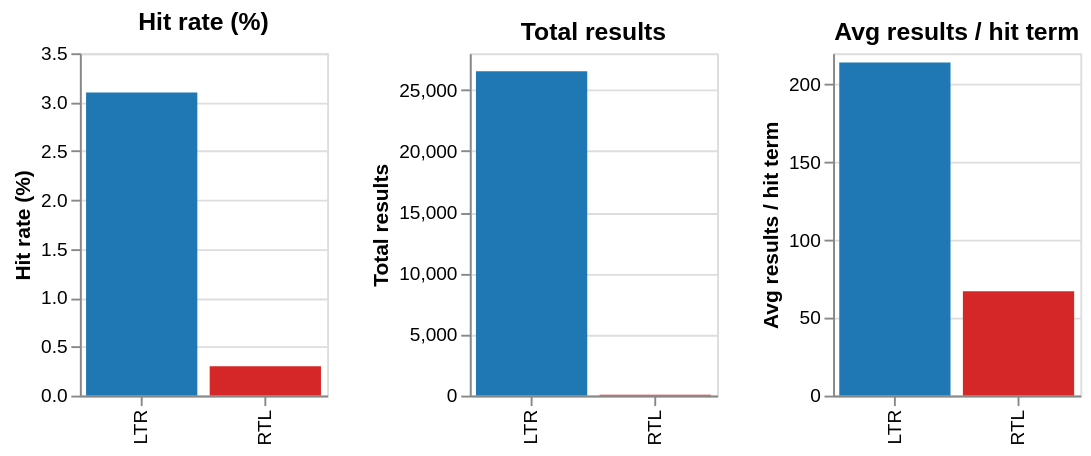
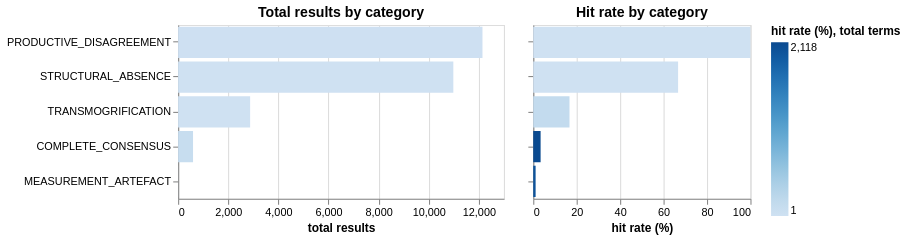

These figures' notebook cell, in order:
### Code cell
# ── LTR vs RTL comparison ─────────────────────────────────────────────────
dir_summary = (
    hit_dir.groupby("dir_label")
    .agg(
        total_terms=("search_term_lower", "count"),
        terms_with_hits=("any_hit", "sum"),
        total_results=("total", "sum"),
    )
    .reset_index()
)
dir_summary["hit_rate_pct"] = (
    dir_summary["terms_with_hits"] / dir_summary["total_terms"] * 100
).round(1)
dir_summary["avg_per_hit"] = (
    dir_summary["total_results"] / dir_summary["terms_with_hits"].replace(0, pd.NA)
).round(1)

print("LTR vs RTL summary:")
print(dir_summary[["dir_label","total_terms","terms_with_hits","hit_rate_pct",
                    "total_results","avg_per_hit"]].to_string(index=False))

dir_metrics = [
    ("hit_rate_pct",  "Hit rate (%)"),
    ("total_results", "Total results"),
    ("avg_per_hit",   "Avg results / hit term"),
]
dir_charts = []
for col, title in dir_metrics:
    c = alt.Chart(dir_summary).mark_bar().encode(
        x=alt.X("dir_label:N", title=None),
        y=alt.Y(f"{col}:Q", title=title),
        color=alt.Color("dir_label:N",
                        scale=alt.Scale(domain=["LTR", "RTL"],
                                        range=["#1f77b4", "#d62728"]),
                        legend=None),
        tooltip=["dir_label:N", alt.Tooltip(f"{col}:Q", title=title)],
    ).properties(width=130, height=180, title=title)
    dir_charts.append(c)
display(alt.hconcat(*dir_charts))

# ── Top 10 RTL terms ──────────────────────────────────────────────────────
rtl_top = hit_dir[hit_dir["dir_label"] == "RTL"].nlargest(10, "total")
if len(rtl_top):
    print("\nTop 10 RTL terms:")
    print(rtl_top[["search_term_lower","n_repos","n_issues","n_users","total"]].to_string(index=False))
else:
    print("\nNo RTL terms with results.")

# ── Category breakdown ────────────────────────────────────────────────────
# Each grouped term may span multiple categories; take primary (alphabetically first)
hit_dir["primary_cat"] = hit_dir["category"].str.split(",").str[0].str.strip()

cat_summary = (
    hit_dir.groupby("primary_cat")
    .agg(
        total_terms=("search_term_lower", "count"),
        terms_with_hits=("any_hit", "sum"),
        total_results=("total", "sum"),
    )
    .reset_index()
)
cat_summary["hit_rate_pct"] = (
    cat_summary["terms_with_hits"] / cat_summary["total_terms"] * 100
).round(1)
cat_summary = cat_summary.sort_values("total_results", ascending=False)

cat_results = alt.Chart(cat_summary).mark_bar().encode(
    y=alt.Y("primary_cat:N", sort="-x", title=None),
    x=alt.X("total_results:Q", title="total results"),
    color=alt.Color("hit_rate_pct:Q", scale=alt.Scale(scheme="blues"),
                    title="hit rate (%)"),
    tooltip=["primary_cat:N", "total_terms:Q", "terms_with_hits:Q",
             "hit_rate_pct:Q", "total_results:Q"],
).properties(width=300, height=160, title="Total results by category")

cat_rate = alt.Chart(cat_summary).mark_bar().encode(
    y=alt.Y("primary_cat:N", sort="-x", title=None, axis=alt.Axis(labels=False)),
    x=alt.X("hit_rate_pct:Q", title="hit rate (%)"),
    color=alt.Color("total_terms:Q", scale=alt.Scale(scheme="greys"),
                    title="total terms"),
    tooltip=["primary_cat:N", "total_terms:Q", "hit_rate_pct:Q"],
).properties(width=200, height=160, title="Hit rate by category")

display(cat_results | cat_rate)
print()
print(cat_summary.to_string(index=False))

### Figure 1 — Vega specification as saved in the notebook (floating-point values rounded to 4 significant figures)
{"$schema": "https://vega.github.io/schema/vega/v6.json", "data": [{"name": "source_0"}, {"name": "data_0", "values": [{"dir_label": "LTR", "hit_rate_pct": 3.1, "hit_rate_pct_end": 3.1, "hit_rate_pct_start": 0.0}, {"dir_label": "RTL", "hit_rate_pct": 0.3, "hit_rate_pct_end": 0.3, "hit_rate_pct_start": 0.0}]}, {"name": "data_1", "values": [{"dir_label": "LTR", "total_results": 26532, "total_results_end": 26530.0, "total_results_start": 0.0}, {"dir_label": "RTL", "total_results": 67, "total_results_end": 67.0, "total_results_start": 0.0}]}, {"name": "data_2", "values": [{"avg_per_hit": 214.0, "avg_per_hit_end": 214.0, "avg_per_hit_start": 0.0, "dir_label": "LTR"}, {"avg_per_hit": 67.0, "avg_per_hit_end": 67.0, "avg_per_hit_start": 0.0, "dir_label": "RTL"}]}, {"name": "data_0_concat_0_x_domain_dir_label", "values": [{"dir_label": "LTR"}, {"dir_label": "RTL"}]}, {"name": "data_1_concat_1_x_domain_dir_label", "values": [{"dir_label": "LTR"}, {"dir_label": "RTL"}]}, {"name": "data_2_concat_2_x_domain_dir_label", "values": [{"dir_label": "LTR"}, {"dir_label": "RTL"}]}], "signals": [{"name": "childWidth", "value": 130}], "marks": [{"type": "group", "name": "concat_0_group", "encode": {"update": {"width": {"signal": "childWidth"}, "height": {"signal": "height"}}}, "marks": [{"type": "rect", "name": "concat_0_marks", "from": {"data": "data_0"}, "encode": {"update": {"y": {"field": "hit_rate_pct_end", "scale": "concat_0_y"}, "tooltip": {"signal": "{\"dir_label\": isValid(datum[\"dir_label\"]) ? datum[\"dir_label\"] : \"\"+datum[\"dir_label\"], \"Hit rate (%)\": format(datum[\"hit_rate_pct\"], \"\")}"}, "fill": {"field": "dir_label", "scale": "color"}, "y2": {"field": "hit_rate_pct_start", "scale": "concat_0_y"}, "width": {"signal": "max(0.25, bandwidth('concat_0_x'))"}, "x": {"field": "dir_label", "scale": "concat_0_x"}}}, "style": ["bar"]}], "axes": [{"scale": "concat_0_y", "aria": false, "zindex": 0, "minExtent": 0, "tickCount": {"signal": "ceil(height/40)"}, "grid": true, "ticks": false, "maxExtent": 0, "domain": false, "labels": false, "orient": "left", "gridScale": "concat_0_x"}, {"scale": "concat_0_x", "zindex": 0, "labelBaseline": "middle", "orient": "bottom", "grid": false, "labelAlign": "right", "labelAngle": 270}, {"scale": "concat_0_y", "orient": "left", "grid": false, "title": "Hit rate (%)", "labelOverlap": true, "tickCount": {"signal": "ceil(height/40)"}, "zindex": 0}], "title": {"text": "Hit rate (%)", "frame": "group"}, "style": "cell"}, {"type": "group", "name": "concat_1_group", "encode": {"update": {"height": {"signal": "height"}, "width": {"signal": "childWidth"}}}, "marks": [{"type": "rect", "name": "concat_1_marks", "from": {"data": "data_1"}, "encode": {"update": {"y": {"field": "total_results_end", "scale": "concat_1_y"}, "width": {"signal": "max(0.25, bandwidth('concat_1_x'))"}, "x": {"field": "dir_label", "scale": "concat_1_x"}, "y2": {"field": "total_results_start", "scale": "concat_1_y"}, "fill": {"field": "dir_label", "scale": "color"}, "tooltip": {"signal": "{\"dir_label\": isValid(datum[\"dir_label\"]) ? datum[\"dir_label\"] : \"\"+datum[\"dir_label\"], \"Total results\": format(datum[\"total_results\"], \"\")}"}}}, "style": ["bar"]}], "axes": [{"scale": "concat_1_y", "zindex": 0, "ticks": false, "gridScale": "concat_1_x", "grid": true, "labels": false, "orient": "left", "aria": false, "domain": false, "maxExtent": 0, "minExtent": 0, "tickCount": {"signal": "ceil(height/40)"}}, {"scale": "concat_1_x", "labelBaseline": "middle", "zindex": 0, "labelAlign": "right", "orient": "bottom", "grid": false, "labelAngle": 270}, {"scale": "concat_1_y", "tickCount": {"signal": "ceil(height/40)"}, "orient": "left", "zindex": 0, "title": "Total results", "grid": false, "labelOverlap": true}], "title": {"text": "Total results", "frame": "group"}, "style": "cell"}, {"type": "group", "name": "concat_2_group", "encode": {"update": {"height": {"signal": "height"}, "width": {"signal": "childWidth"}}}, "marks": [{"type": "rect", "name": "concat_2_marks", "from": {"data": "data_2"}, "encode": {"update": {"width": {"signal": "max(0.25, bandwidth('concat_2_x'))"}, "tooltip": {"signal": "{\"dir_label\": isValid(datum[\"dir_label\"]) ? datum[\"dir_label\"] : \"\"+datum[\"dir_label\"], \"Avg results / hit term\": format(datum[\"avg_per_hit\"], \"\")}"}, "y2": {"field": "avg_per_hit_start", "scale": "concat_2_y"}, "x": {"field": "dir_label", "scale": "concat_2_x"}, "y": {"field": "avg_per_hit_end", "scale": "concat_2_y"}, "fill": {"field": "dir_label", "scale": "color"}}}, "style": ["bar"]}], "axes": [{"scale": "concat_2_y", "maxExtent": 0, "aria": false, "labels": false, "ticks": false, "tickCount": {"signal": "ceil(height/40)"}, "gridScale": "concat_2_x", "orient": "left", "domain": false, "grid": true, "zindex": 0, "minExtent": 0}, {"scale": "concat_2_x", "labelAlign": "right", "grid": false, "orient": "bottom", "labelBaseline": "middle", "labelAngle": 270, "zindex": 0}, {"scale": "concat_2_y", "tickCount": {"signal": "ceil(height/40)"}, "labelOverlap": true, "grid": false, "zindex": 0, "orient": "left", "title": "Avg results / hit term"}], "title": {"text": "Avg results / hit term", "frame": "group"}, "style": "cell"}], "scales": [{"name": "color", "type": "ordinal", "domain": ["LTR", "RTL"], "range": ["#1f77b4", "#d62728"]}, {"name": "concat_0_x", "type": "band", "domain": {"data": "data_0_concat_0_x_domain_dir_label", "field": "dir_label", "sort": true}, "range": [0, {"signal": "childWidth"}], "paddingInner": 0.1, "paddingOuter": 0.05}, {"name": "concat_0_y", "type": "linear", "domain": {"data": "data_0", "fields": ["hit_rate_pct_start", "hit_rate_pct_end"]}, "range": [{"signal": "height"}, 0], "nice": true, "zero": true}, {"name": "concat_1_x", "type": "band", "domain": {"data": "data_1_concat_1_x_domain_dir_label", "field": "dir_label", "sort": true}, "range": [0, {"signal": "childWidth"}], "paddingInner": 0.1, "paddingOuter": 0.05}, {"name": "concat_1_y", "type": "linear", "domain": {"data": "data_1", "fields": ["total_results_start", "total_results_end"]}, "range": [{"signal": "height"}, 0], "zero": true, "nice": true}, {"name": "concat_2_x", "type": "band", "domain": {"data": "data_2_concat_2_x_domain_dir_label", "field": "dir_label", "sort": true}, "range": [0, {"signal": "childWidth"}], "paddingInner": 0.1, "paddingOuter": 0.05}, {"name": "concat_2_y", "type": "linear", "domain": {"data": "data_2", "fields": ["avg_per_hit_start", "avg_per_hit_end"]}, "range": [{"signal": "height"}, 0], "nice": true, "zero": true}], "background": "white", "padding": 5, "layout": {"padding": 20, "bounds": "full", "align": "each"}, "height": 180}

### Figure 2 — Vega specification as saved in the notebook (floating-point values rounded to 4 significant figures)
{"$schema": "https://vega.github.io/schema/vega/v6.json", "data": [{"name": "source_0"}, {"name": "data_1", "values": [{"hit_rate_pct": 16.7, "primary_cat": "PRODUCTIVE_DISAGREEMENT", "terms_with_hits": 25, "total_results": 12145, "total_results_end": 12140.0, "total_results_start": 0.0, "total_terms": 150}, {"hit_rate_pct": 3.4, "primary_cat": "STRUCTURAL_ABSENCE", "terms_with_hits": 71, "total_results": 10982, "total_results_end": 10980.0, "total_results_start": 0.0, "total_terms": 2118}, {"hit_rate_pct": 1.1, "primary_cat": "TRANSMOGRIFICATION", "terms_with_hits": 23, "total_results": 2874, "total_results_end": 2874.0, "total_results_start": 0.0, "total_terms": 2010}, {"hit_rate_pct": 100.0, "primary_cat": "COMPLETE_CONSENSUS", "terms_with_hits": 4, "total_results": 596, "total_results_end": 596.0, "total_results_start": 0.0, "total_terms": 4}, {"hit_rate_pct": 66.7, "primary_cat": "MEASUREMENT_ARTEFACT", "terms_with_hits": 2, "total_results": 2, "total_results_end": 2.0, "total_results_start": 0.0, "total_terms": 3}]}, {"name": "data_2", "values": [{"hit_rate_pct": 16.7, "hit_rate_pct_end": 16.7, "hit_rate_pct_start": 0.0, "primary_cat": "PRODUCTIVE_DISAGREEMENT", "total_terms": 150}, {"hit_rate_pct": 3.4, "hit_rate_pct_end": 3.4, "hit_rate_pct_start": 0.0, "primary_cat": "STRUCTURAL_ABSENCE", "total_terms": 2118}, {"hit_rate_pct": 1.1, "hit_rate_pct_end": 1.1, "hit_rate_pct_start": 0.0, "primary_cat": "TRANSMOGRIFICATION", "total_terms": 2010}, {"hit_rate_pct": 100.0, "hit_rate_pct_end": 100.0, "hit_rate_pct_start": 0.0, "primary_cat": "COMPLETE_CONSENSUS", "total_terms": 4}, {"hit_rate_pct": 66.7, "hit_rate_pct_end": 66.7, "hit_rate_pct_start": 0.0, "primary_cat": "MEASUREMENT_ARTEFACT", "total_terms": 3}]}, {"name": "source_0_concat_0_y_domain_primary_cat", "values": [{"primary_cat": "PRODUCTIVE_DISAGREEMENT", "sort_field": 12145}, {"primary_cat": "STRUCTURAL_ABSENCE", "sort_field": 10982}, {"primary_cat": "TRANSMOGRIFICATION", "sort_field": 2874}, {"primary_cat": "COMPLETE_CONSENSUS", "sort_field": 596}, {"primary_cat": "MEASUREMENT_ARTEFACT", "sort_field": 2}]}, {"name": "source_0_concat_1_y_domain_primary_cat", "values": [{"primary_cat": "PRODUCTIVE_DISAGREEMENT", "sort_field": 16.7}, {"primary_cat": "STRUCTURAL_ABSENCE", "sort_field": 3.4}, {"primary_cat": "TRANSMOGRIFICATION", "sort_field": 1.1}, {"primary_cat": "COMPLETE_CONSENSUS", "sort_field": 100.0}, {"primary_cat": "MEASUREMENT_ARTEFACT", "sort_field": 66.7}]}], "signals": [{"name": "concat_0_width", "value": 300}, {"name": "concat_1_width", "value": 200}], "marks": [{"type": "group", "name": "concat_0_group", "encode": {"update": {"width": {"signal": "concat_0_width"}, "height": {"signal": "height"}}}, "marks": [{"type": "rect", "name": "concat_0_marks", "from": {"data": "data_1"}, "encode": {"update": {"x2": {"field": "total_results_start", "scale": "concat_0_x"}, "tooltip": {"signal": "{\"primary_cat\": isValid(datum[\"primary_cat\"]) ? datum[\"primary_cat\"] : \"\"+datum[\"primary_cat\"], \"total_terms\": format(datum[\"total_terms\"], \"\"), \"terms_with_hits\": format(datum[\"terms_with_hits\"], \"\"), \"hit_rate_pct\": format(datum[\"hit_rate_pct\"], \"\"), \"total_results\": format(datum[\"total_results\"], \"\")}"}, "x": {"field": "total_results_end", "scale": "concat_0_x"}, "height": {"signal": "max(0.25, bandwidth('concat_0_y'))"}, "y": {"field": "primary_cat", "scale": "concat_0_y"}, "fill": {"field": "hit_rate_pct", "scale": "color"}}}, "style": ["bar"]}], "axes": [{"scale": "concat_0_x", "zindex": 0, "ticks": false, "grid": true, "aria": false, "gridScale": "concat_0_y", "minExtent": 0, "domain": false, "tickCount": {"signal": "ceil(concat_0_width/40)"}, "labels": false, "orient": "bottom", "maxExtent": 0}, {"scale": "concat_0_x", "labelFlush": true, "zindex": 0, "orient": "bottom", "grid": false, "labelOverlap": true, "tickCount": {"signal": "ceil(concat_0_width/40)"}, "title": "total results"}, {"scale": "concat_0_y", "grid": false, "zindex": 0, "orient": "left"}], "title": {"text": "Total results by category", "frame": "group"}, "style": "cell"}, {"type": "group", "name": "concat_1_group", "encode": {"update": {"width": {"signal": "concat_1_width"}, "height": {"signal": "height"}}}, "marks": [{"type": "rect", "name": "concat_1_marks", "from": {"data": "data_2"}, "encode": {"update": {"x": {"field": "hit_rate_pct_end", "scale": "concat_1_x"}, "y": {"field": "primary_cat", "scale": "concat_1_y"}, "height": {"signal": "max(0.25, bandwidth('concat_1_y'))"}, "x2": {"field": "hit_rate_pct_start", "scale": "concat_1_x"}, "fill": {"field": "total_terms", "scale": "color"}, "tooltip": {"signal": "{\"primary_cat\": isValid(datum[\"primary_cat\"]) ? datum[\"primary_cat\"] : \"\"+datum[\"primary_cat\"], \"total_terms\": format(datum[\"total_terms\"], \"\"), \"hit_rate_pct\": format(datum[\"hit_rate_pct\"], \"\")}"}}}, "style": ["bar"]}], "axes": [{"scale": "concat_1_x", "grid": true, "orient": "bottom", "maxExtent": 0, "minExtent": 0, "domain": false, "aria": false, "gridScale": "concat_1_y", "tickCount": {"signal": "ceil(concat_1_width/40)"}, "labels": false, "zindex": 0, "ticks": false}, {"scale": "concat_1_x", "grid": false, "labelOverlap": true, "labelFlush": true, "tickCount": {"signal": "ceil(concat_1_width/40)"}, "title": "hit rate (%)", "zindex": 0, "orient": "bottom"}, {"scale": "concat_1_y", "orient": "left", "grid": false, "labels": false, "zindex": 0}], "title": {"text": "Hit rate by category", "frame": "group"}, "style": "cell"}], "scales": [{"name": "color", "type": "linear", "domain": {"fields": [{"data": "data_1", "field": "hit_rate_pct"}, {"data": "data_2", "field": "total_terms"}]}, "range": {"scheme": "blues"}, "interpolate": "hcl", "zero": false}, {"name": "concat_0_x", "type": "linear", "domain": {"data": "data_1", "fields": ["total_results_start", "total_results_end"]}, "range": [0, {"signal": "concat_0_width"}], "zero": true, "nice": true}, {"name": "concat_0_y", "type": "band", "domain": {"data": "source_0_concat_0_y_domain_primary_cat", "field": "primary_cat", "sort": {"op": "max", "field": "sort_field", "order": "descending"}}, "range": [0, {"signal": "height"}], "paddingInner": 0.1, "paddingOuter": 0.05}, {"name": "concat_1_x", "type": "linear", "domain": {"data": "data_2", "fields": ["hit_rate_pct_start", "hit_rate_pct_end"]}, "range": [0, {"signal": "concat_1_width"}], "nice": true, "zero": true}, {"name": "concat_1_y", "type": "band", "domain": {"data": "source_0_concat_1_y_domain_primary_cat", "field": "primary_cat", "sort": {"op": "max", "field": "sort_field", "order": "descending"}}, "range": [0, {"signal": "height"}], "paddingInner": 0.1, "paddingOuter": 0.05}], "background": "white", "height": 160, "layout": {"padding": 20, "bounds": "full", "align": "each"}, "legends": [{"title": "hit rate (%), total terms", "fill": "color", "gradientLength": {"signal": "clamp(height, 64, 200)"}}], "padding": 5}
